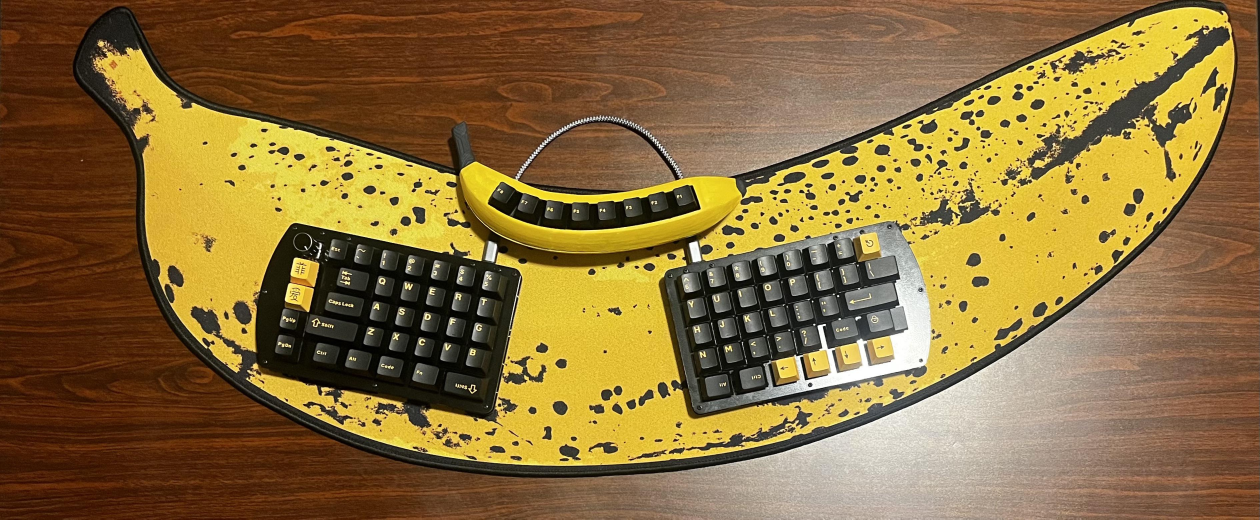
#> input picture 02ktahxbanzc1.jpg, 3779 x 1558 px (shown at 1/3 size)
$ python -i utils.py   (imports and definitions only)
#> lines starting #> are read from the running program, lines starting #| are printed output that depends on the picture
#> further down, picture is the input picture: shape (1558, 3779, 3); mean B, G, R 59.7, 110.3, 137.9
import cv2
import numpy as np
import matplotlib.pyplot as plt


# [27 lines left out: function upscale_image, not called in this run]

def increase_contrast(img, clip_limit=1.0, tile_grid_size=(5, 5)):
    """
    Increases the contrast of an image using CLAHE (adaptive histogram equalization).

    Parameters:
        img (numpy.ndarray): Input image (BGR or grayscale).
        clip_limit (float): Threshold for contrast limiting.
        tile_grid_size (tuple): Size of the grid for the histogram equalization.

    Returns:
        numpy.ndarray: Image with enhanced contrast.
    """
#> called with clip_limit = 1, tile_grid_size = (5, 5)
    # Convert to grayscale if image is BGR
    if len(img.shape) == 3:
        gray = cv2.cvtColor(img, cv2.COLOR_BGR2GRAY)
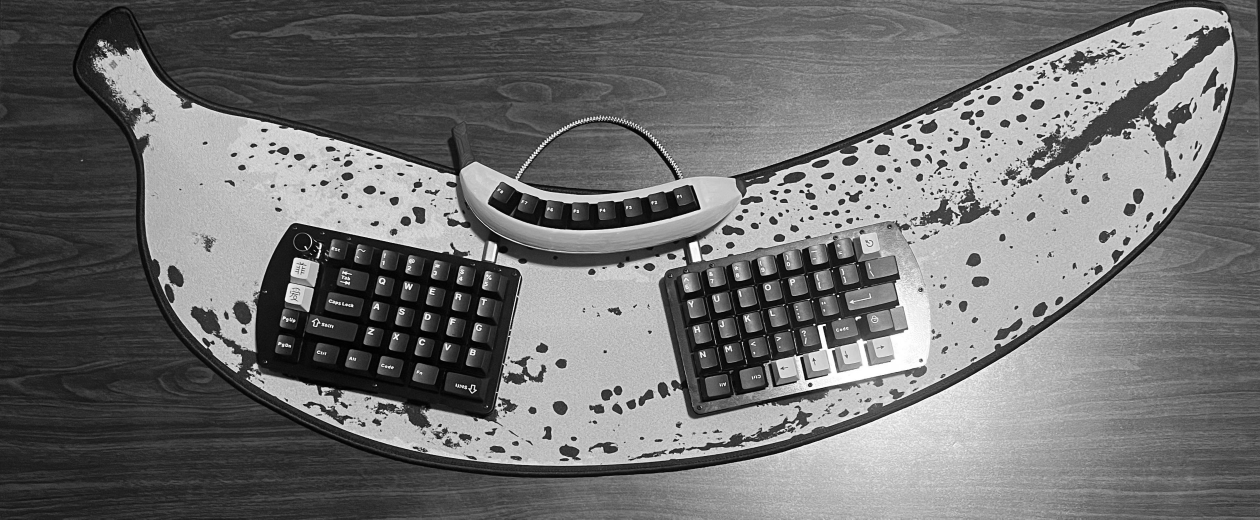
#> gray: shape (1558, 3779) (shown at 1/3 size); min 0, max 255, mean 112.8
    else:
        gray = img.copy()

    clahe = cv2.createCLAHE(clipLimit=clip_limit, tileGridSize=tile_grid_size)
    enhanced = clahe.apply(gray)
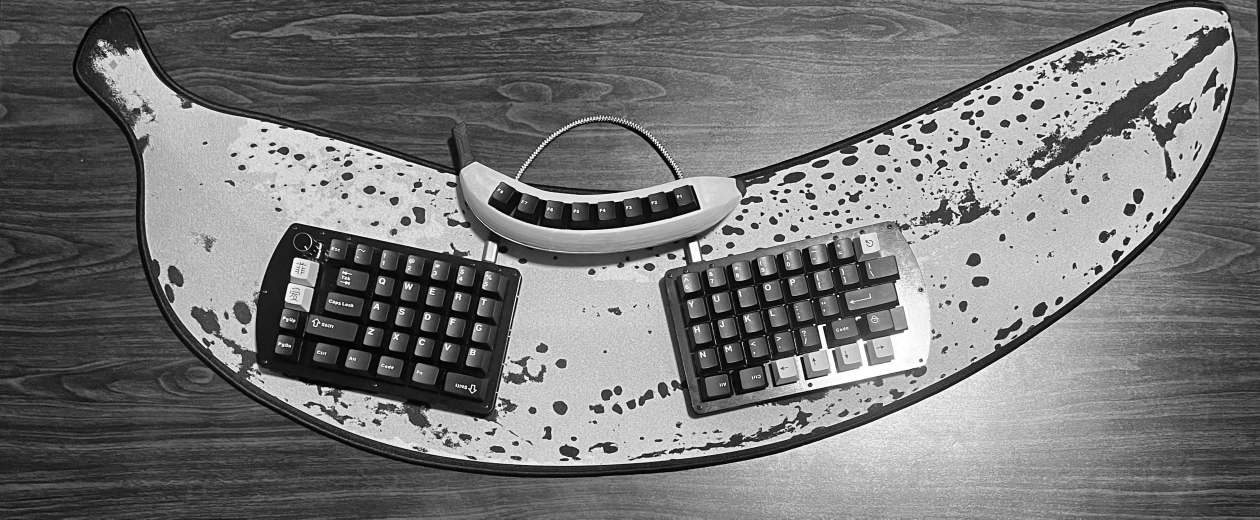
#> enhanced: shape (1558, 3779) (shown at 1/3 size); min 0, max 255, mean 118.1

    # If original was color, convert back to BGR
    if len(img.shape) == 3:
        enhanced_bgr = cv2.cvtColor(enhanced, cv2.COLOR_GRAY2BGR)
        return enhanced_bgr
    else:
        return enhanced

# [72 lines left out: functions sharpen_image, apply_gaussian_blur, convert_to_gray, display_results, draw_boxes_on_image, not called in this run]

>>> import cv2
>>> picture = cv2.imread('../02ktahxbanzc1.jpg')
>>> result = increase_contrast(picture)

$ run again, on ejrvt9lvrpw61.jpg
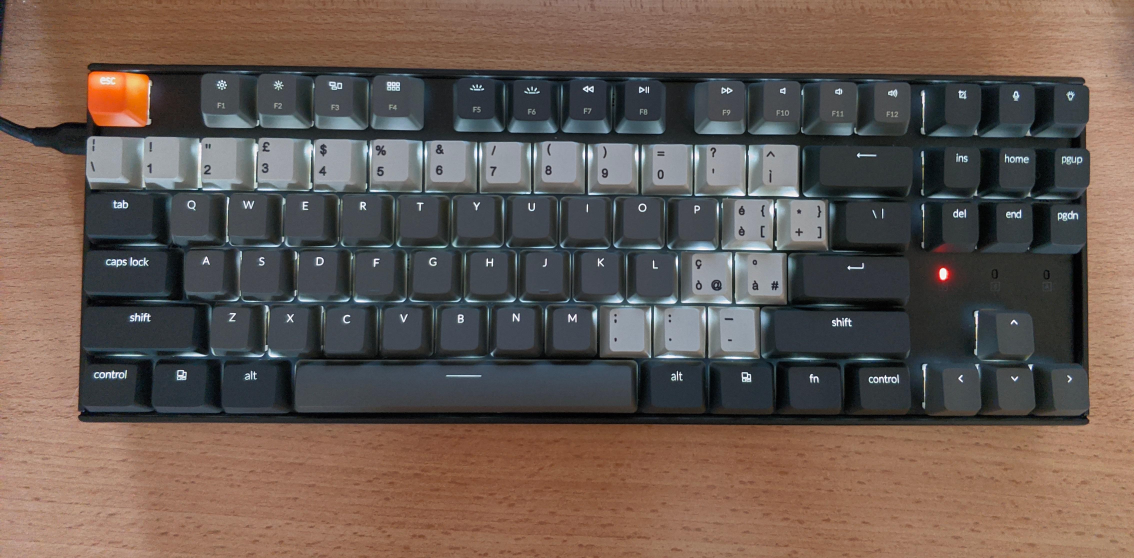
#> input picture ejrvt9lvrpw61.jpg, 4535 x 2232 px (shown at 1/4 size)
#> picture is the input picture: shape (2232, 4535, 3); mean B, G, R 81.7, 89.4, 103.6
#> in increase_contrast, `gray = cv2.cvtColor(img, cv2.COLOR_BGR2GRAY)`:
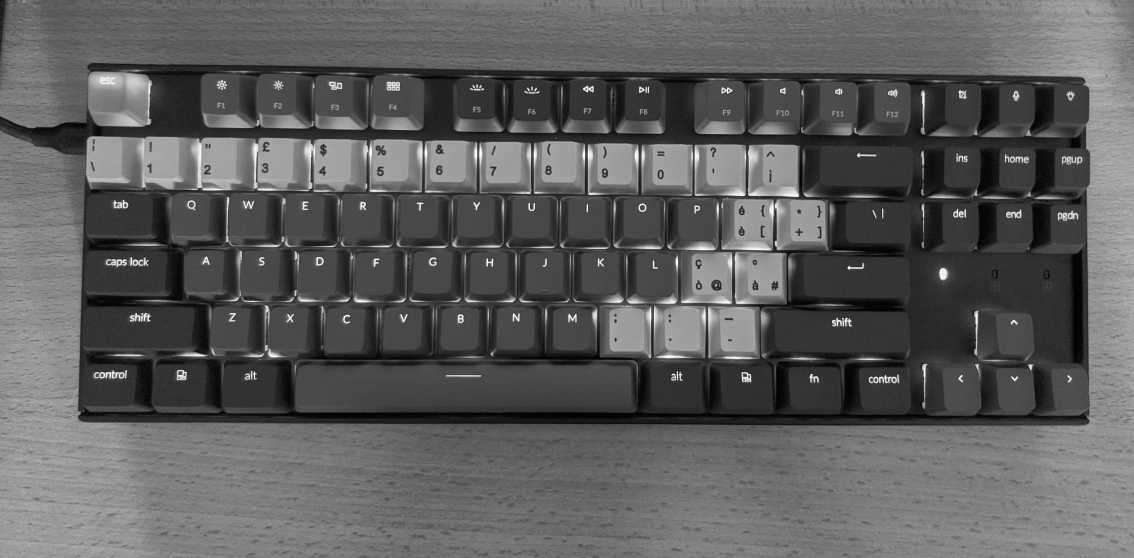
#> gray: shape (2232, 4535) (shown at 1/4 size); min 0, max 255, mean 92.8
#> in increase_contrast, `enhanced = clahe.apply(gray)`:
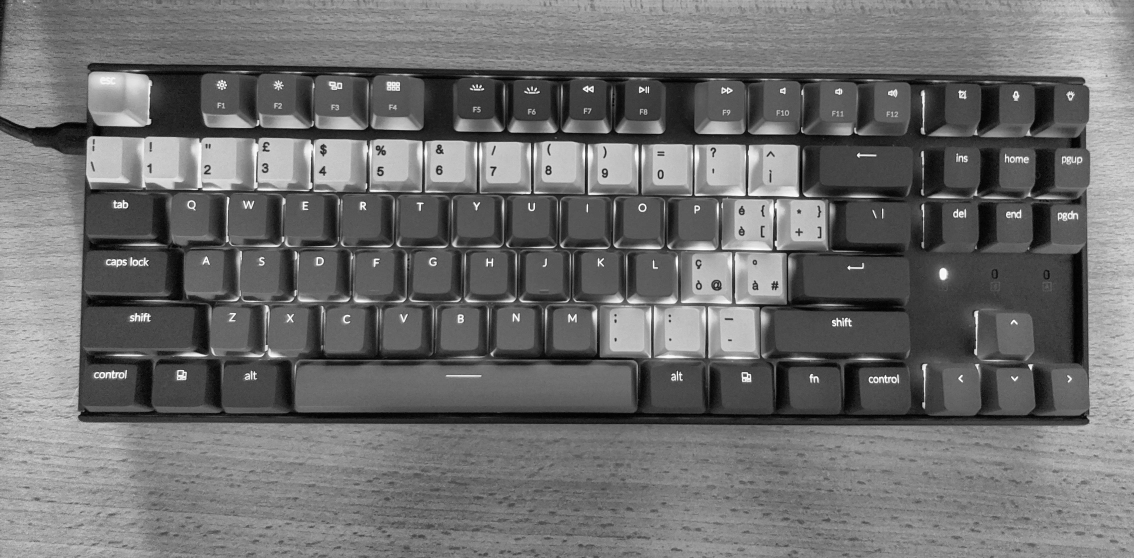
#> enhanced: shape (2232, 4535) (shown at 1/4 size); min 0, max 255, mean 110.6

$ run again, on r0ff5k8l65571.jpg
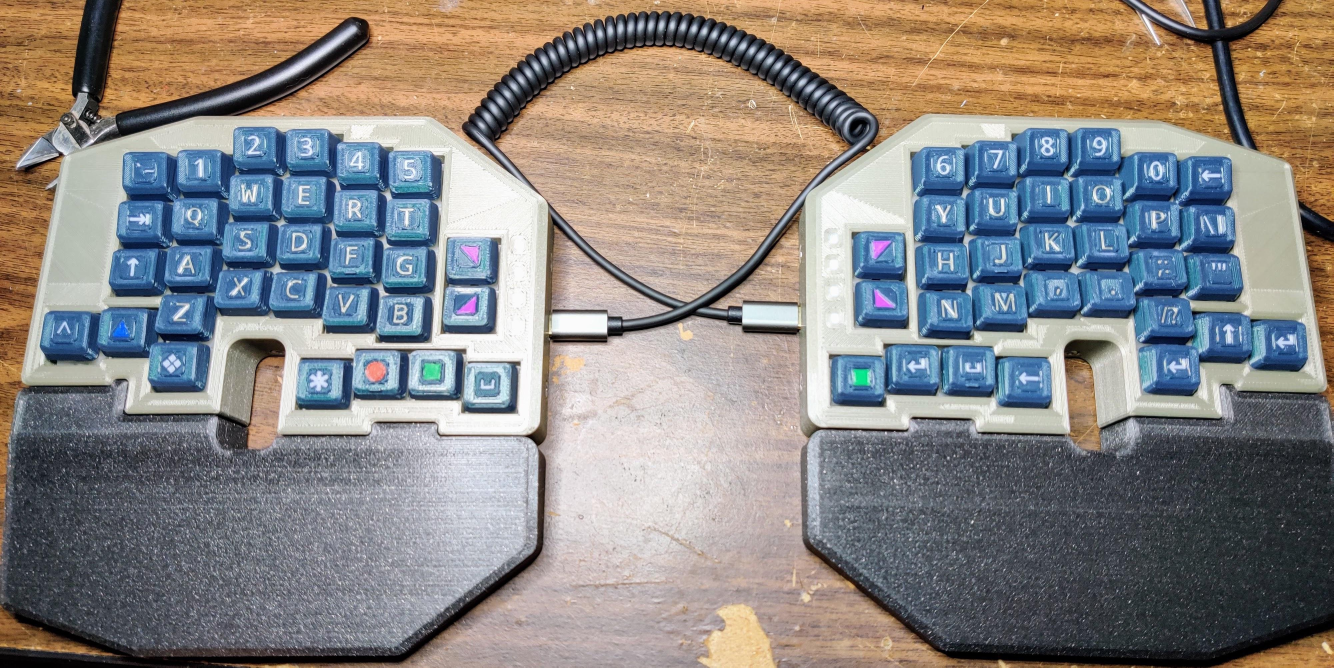
#> input picture r0ff5k8l65571.jpg, 4000 x 2002 px (shown at 1/3 size)
#> picture is the input picture: shape (2002, 4000, 3); mean B, G, R 130.7, 133.3, 137.3
#> in increase_contrast, `gray = cv2.cvtColor(img, cv2.COLOR_BGR2GRAY)`:
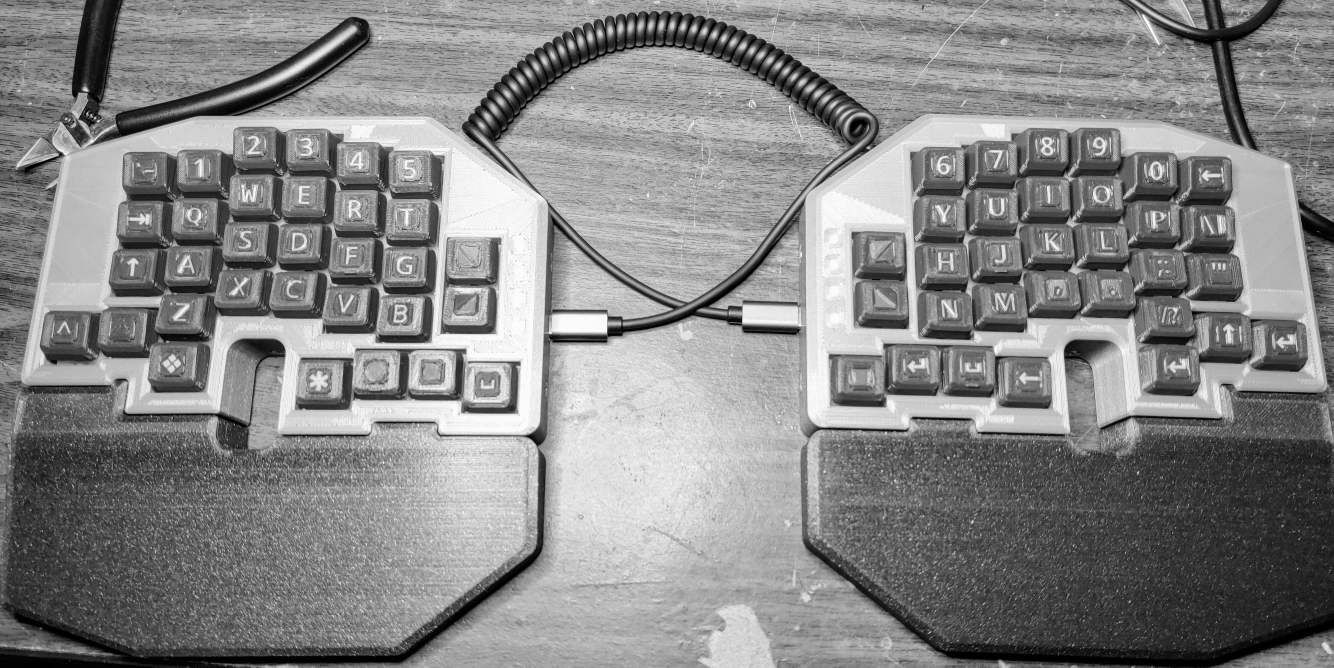
#> gray: shape (2002, 4000) (shown at 1/3 size); min 0, max 255, mean 134.2
#> in increase_contrast, `enhanced = clahe.apply(gray)`:
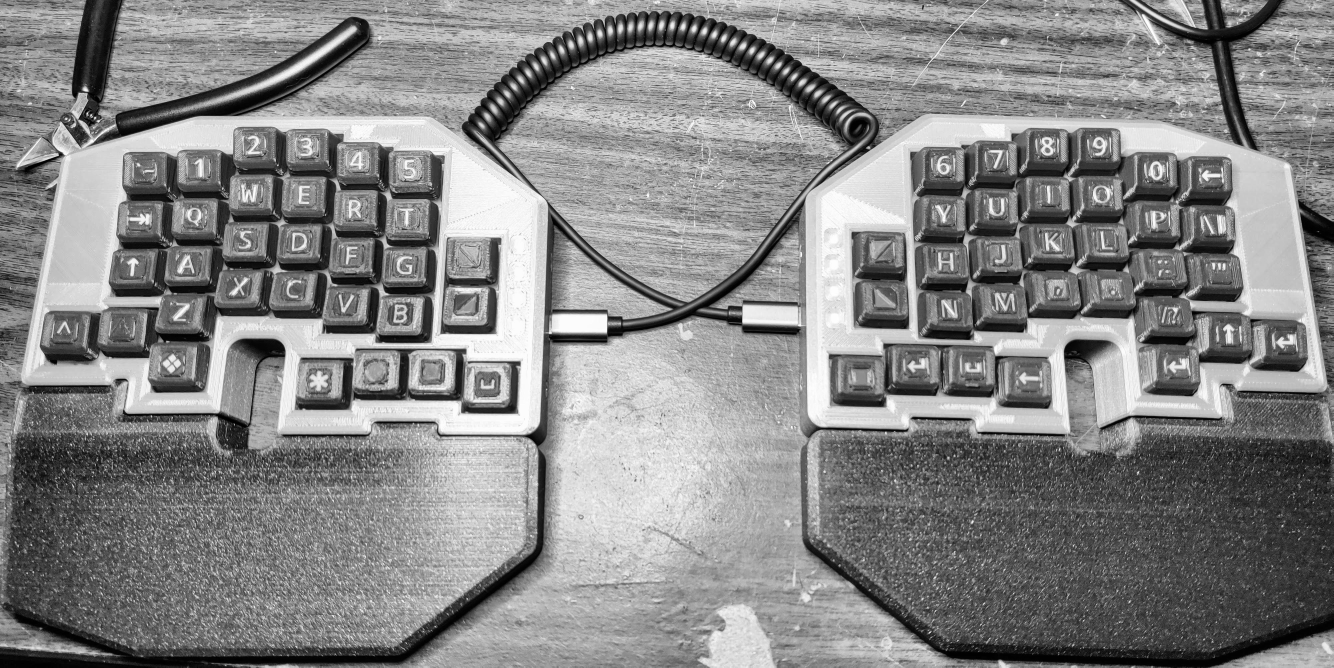
#> enhanced: shape (2002, 4000) (shown at 1/3 size); min 0, max 255, mean 133.7
